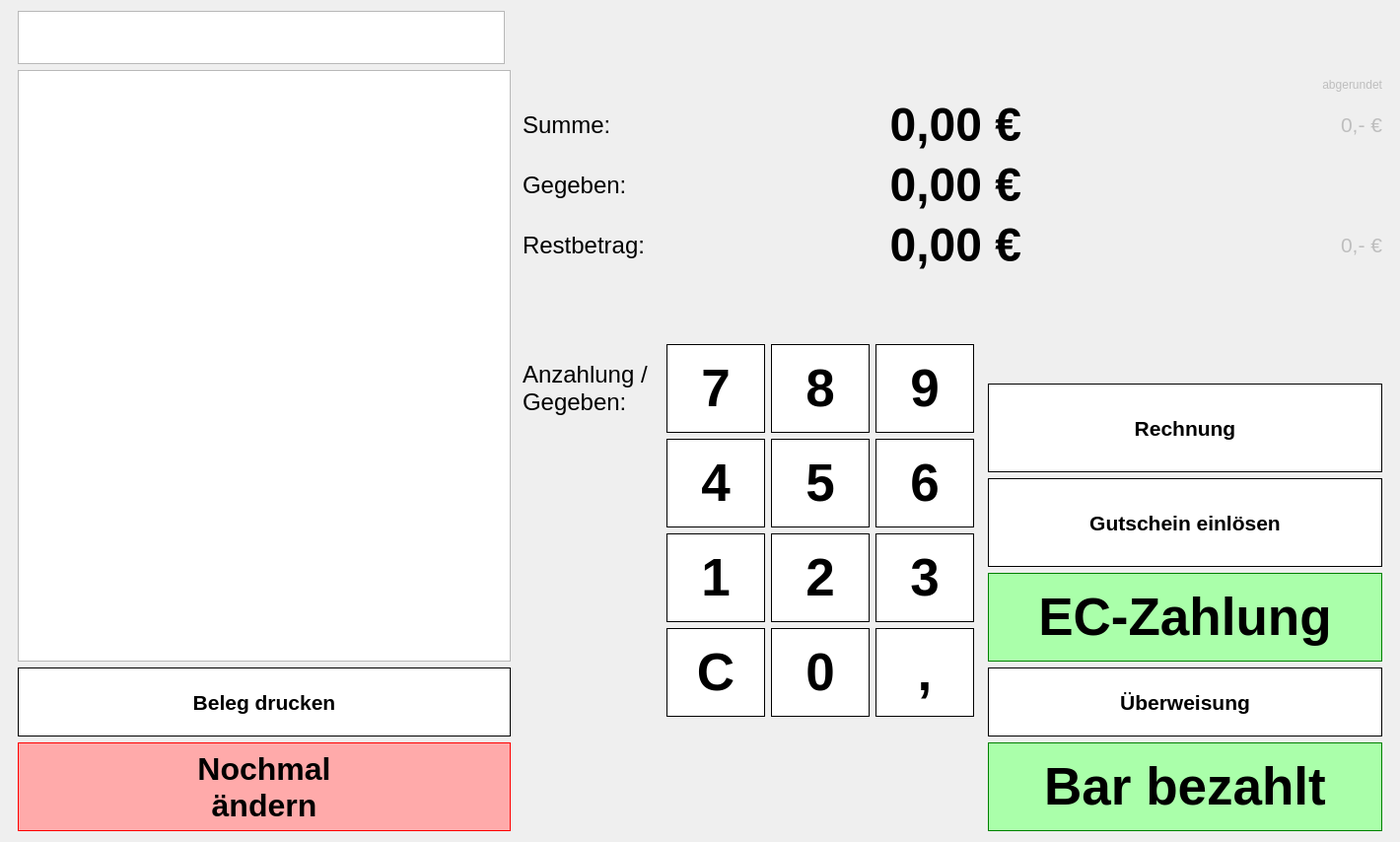
<?xml version="1.0" encoding="UTF-8"?>
<ui version="4.0">
 <class>Form</class>
 <widget class="QWidget" name="Form">
  <property name="geometry">
   <rect>
    <x>0</x>
    <y>0</y>
    <width>1420</width>
    <height>854</height>
   </rect>
  </property>
  <property name="windowTitle">
   <string>Form</string>
  </property>
  <layout class="QGridLayout" name="gridLayout_4">
   <item row="0" column="2">
    <spacer name="horizontalSpacer_2">
     <property name="orientation">
      <enum>Qt::Horizontal</enum>
     </property>
     <property name="sizeHint" stdset="0">
      <size>
       <width>72</width>
       <height>20</height>
      </size>
     </property>
    </spacer>
   </item>
   <item row="0" column="0">
    <spacer name="horizontalSpacer">
     <property name="orientation">
      <enum>Qt::Horizontal</enum>
     </property>
     <property name="sizeHint" stdset="0">
      <size>
       <width>73</width>
       <height>20</height>
      </size>
     </property>
    </spacer>
   </item>
   <item row="0" column="3">
    <layout class="QGridLayout" name="gridLayout_5">
     <item row="3" column="0">
      <layout class="QGridLayout" name="gridLayout">
       <item row="0" column="1">
        <widget class="QPushButton" name="button_7">
         <property name="sizePolicy">
          <sizepolicy hsizetype="Fixed" vsizetype="Fixed">
           <horstretch>0</horstretch>
           <verstretch>0</verstretch>
          </sizepolicy>
         </property>
         <property name="minimumSize">
          <size>
           <width>100</width>
           <height>90</height>
          </size>
         </property>
         <property name="font">
          <font>
           <pointsize>40</pointsize>
           <weight>75</weight>
           <bold>true</bold>
          </font>
         </property>
         <property name="focusPolicy">
          <enum>Qt::NoFocus</enum>
         </property>
         <property name="styleSheet">
          <string notr="true">border: 1px solid black; background-color: white;</string>
         </property>
         <property name="text">
          <string>7</string>
         </property>
         <property name="shortcut">
          <string>7</string>
         </property>
        </widget>
       </item>
       <item row="0" column="3">
        <widget class="QPushButton" name="button_8">
         <property name="sizePolicy">
          <sizepolicy hsizetype="Fixed" vsizetype="Fixed">
           <horstretch>0</horstretch>
           <verstretch>0</verstretch>
          </sizepolicy>
         </property>
         <property name="minimumSize">
          <size>
           <width>100</width>
           <height>90</height>
          </size>
         </property>
         <property name="font">
          <font>
           <pointsize>40</pointsize>
           <weight>75</weight>
           <bold>true</bold>
          </font>
         </property>
         <property name="focusPolicy">
          <enum>Qt::NoFocus</enum>
         </property>
         <property name="styleSheet">
          <string notr="true">border: 1px solid black; background-color: white;</string>
         </property>
         <property name="text">
          <string>8</string>
         </property>
         <property name="shortcut">
          <string>8</string>
         </property>
        </widget>
       </item>
       <item row="0" column="4">
        <widget class="QPushButton" name="button_9">
         <property name="sizePolicy">
          <sizepolicy hsizetype="Fixed" vsizetype="Fixed">
           <horstretch>0</horstretch>
           <verstretch>0</verstretch>
          </sizepolicy>
         </property>
         <property name="minimumSize">
          <size>
           <width>100</width>
           <height>90</height>
          </size>
         </property>
         <property name="font">
          <font>
           <pointsize>40</pointsize>
           <weight>75</weight>
           <bold>true</bold>
          </font>
         </property>
         <property name="focusPolicy">
          <enum>Qt::NoFocus</enum>
         </property>
         <property name="styleSheet">
          <string notr="true">border: 1px solid black; background-color: white;</string>
         </property>
         <property name="text">
          <string>9</string>
         </property>
         <property name="shortcut">
          <string>9</string>
         </property>
        </widget>
       </item>
       <item row="1" column="1">
        <widget class="QPushButton" name="button_4">
         <property name="sizePolicy">
          <sizepolicy hsizetype="Fixed" vsizetype="Fixed">
           <horstretch>0</horstretch>
           <verstretch>0</verstretch>
          </sizepolicy>
         </property>
         <property name="minimumSize">
          <size>
           <width>100</width>
           <height>90</height>
          </size>
         </property>
         <property name="font">
          <font>
           <pointsize>40</pointsize>
           <weight>75</weight>
           <bold>true</bold>
          </font>
         </property>
         <property name="focusPolicy">
          <enum>Qt::NoFocus</enum>
         </property>
         <property name="styleSheet">
          <string notr="true">border: 1px solid black; background-color: white;</string>
         </property>
         <property name="text">
          <string>4</string>
         </property>
         <property name="shortcut">
          <string>4</string>
         </property>
        </widget>
       </item>
       <item row="1" column="3">
        <widget class="QPushButton" name="button_5">
         <property name="sizePolicy">
          <sizepolicy hsizetype="Fixed" vsizetype="Fixed">
           <horstretch>0</horstretch>
           <verstretch>0</verstretch>
          </sizepolicy>
         </property>
         <property name="minimumSize">
          <size>
           <width>100</width>
           <height>90</height>
          </size>
         </property>
         <property name="font">
          <font>
           <pointsize>40</pointsize>
           <weight>75</weight>
           <bold>true</bold>
          </font>
         </property>
         <property name="focusPolicy">
          <enum>Qt::NoFocus</enum>
         </property>
         <property name="styleSheet">
          <string notr="true">border: 1px solid black; background-color: white;</string>
         </property>
         <property name="text">
          <string>5</string>
         </property>
         <property name="shortcut">
          <string>5</string>
         </property>
        </widget>
       </item>
       <item row="1" column="4">
        <widget class="QPushButton" name="button_6">
         <property name="sizePolicy">
          <sizepolicy hsizetype="Fixed" vsizetype="Fixed">
           <horstretch>0</horstretch>
           <verstretch>0</verstretch>
          </sizepolicy>
         </property>
         <property name="minimumSize">
          <size>
           <width>100</width>
           <height>90</height>
          </size>
         </property>
         <property name="font">
          <font>
           <pointsize>40</pointsize>
           <weight>75</weight>
           <bold>true</bold>
          </font>
         </property>
         <property name="focusPolicy">
          <enum>Qt::NoFocus</enum>
         </property>
         <property name="styleSheet">
          <string notr="true">border: 1px solid black; background-color: white;</string>
         </property>
         <property name="text">
          <string>6</string>
         </property>
         <property name="shortcut">
          <string>6</string>
         </property>
        </widget>
       </item>
       <item row="2" column="1">
        <widget class="QPushButton" name="button_1">
         <property name="sizePolicy">
          <sizepolicy hsizetype="Fixed" vsizetype="Fixed">
           <horstretch>0</horstretch>
           <verstretch>0</verstretch>
          </sizepolicy>
         </property>
         <property name="minimumSize">
          <size>
           <width>100</width>
           <height>90</height>
          </size>
         </property>
         <property name="font">
          <font>
           <pointsize>40</pointsize>
           <weight>75</weight>
           <bold>true</bold>
          </font>
         </property>
         <property name="focusPolicy">
          <enum>Qt::NoFocus</enum>
         </property>
         <property name="styleSheet">
          <string notr="true">border: 1px solid black; background-color: white;</string>
         </property>
         <property name="text">
          <string>1</string>
         </property>
         <property name="shortcut">
          <string>1</string>
         </property>
        </widget>
       </item>
       <item row="2" column="3">
        <widget class="QPushButton" name="button_2">
         <property name="sizePolicy">
          <sizepolicy hsizetype="Fixed" vsizetype="Fixed">
           <horstretch>0</horstretch>
           <verstretch>0</verstretch>
          </sizepolicy>
         </property>
         <property name="minimumSize">
          <size>
           <width>100</width>
           <height>90</height>
          </size>
         </property>
         <property name="font">
          <font>
           <pointsize>40</pointsize>
           <weight>75</weight>
           <bold>true</bold>
          </font>
         </property>
         <property name="focusPolicy">
          <enum>Qt::NoFocus</enum>
         </property>
         <property name="styleSheet">
          <string notr="true">border: 1px solid black; background-color: white;</string>
         </property>
         <property name="text">
          <string>2</string>
         </property>
         <property name="shortcut">
          <string>2</string>
         </property>
        </widget>
       </item>
       <item row="2" column="4">
        <widget class="QPushButton" name="button_3">
         <property name="sizePolicy">
          <sizepolicy hsizetype="Fixed" vsizetype="Fixed">
           <horstretch>0</horstretch>
           <verstretch>0</verstretch>
          </sizepolicy>
         </property>
         <property name="minimumSize">
          <size>
           <width>100</width>
           <height>90</height>
          </size>
         </property>
         <property name="font">
          <font>
           <pointsize>40</pointsize>
           <weight>75</weight>
           <bold>true</bold>
          </font>
         </property>
         <property name="focusPolicy">
          <enum>Qt::NoFocus</enum>
         </property>
         <property name="styleSheet">
          <string notr="true">border: 1px solid black; background-color: white;</string>
         </property>
         <property name="text">
          <string>3</string>
         </property>
         <property name="shortcut">
          <string>3</string>
         </property>
        </widget>
       </item>
       <item row="3" column="3">
        <widget class="QPushButton" name="button_0">
         <property name="sizePolicy">
          <sizepolicy hsizetype="Fixed" vsizetype="Fixed">
           <horstretch>0</horstretch>
           <verstretch>0</verstretch>
          </sizepolicy>
         </property>
         <property name="minimumSize">
          <size>
           <width>100</width>
           <height>90</height>
          </size>
         </property>
         <property name="font">
          <font>
           <pointsize>40</pointsize>
           <weight>75</weight>
           <bold>true</bold>
          </font>
         </property>
         <property name="focusPolicy">
          <enum>Qt::NoFocus</enum>
         </property>
         <property name="styleSheet">
          <string notr="true">border: 1px solid black; background-color: white;</string>
         </property>
         <property name="text">
          <string>0</string>
         </property>
         <property name="shortcut">
          <string>0</string>
         </property>
        </widget>
       </item>
       <item row="3" column="4">
        <widget class="QPushButton" name="button_comma">
         <property name="sizePolicy">
          <sizepolicy hsizetype="Fixed" vsizetype="Fixed">
           <horstretch>0</horstretch>
           <verstretch>0</verstretch>
          </sizepolicy>
         </property>
         <property name="minimumSize">
          <size>
           <width>100</width>
           <height>90</height>
          </size>
         </property>
         <property name="font">
          <font>
           <pointsize>40</pointsize>
           <weight>75</weight>
           <bold>true</bold>
          </font>
         </property>
         <property name="focusPolicy">
          <enum>Qt::NoFocus</enum>
         </property>
         <property name="styleSheet">
          <string notr="true">border: 1px solid black; background-color: white;</string>
         </property>
         <property name="text">
          <string>,</string>
         </property>
         <property name="shortcut">
          <string>Backspace</string>
         </property>
        </widget>
       </item>
       <item row="3" column="1">
        <widget class="QPushButton" name="button_delete">
         <property name="sizePolicy">
          <sizepolicy hsizetype="Fixed" vsizetype="Fixed">
           <horstretch>0</horstretch>
           <verstretch>0</verstretch>
          </sizepolicy>
         </property>
         <property name="minimumSize">
          <size>
           <width>100</width>
           <height>90</height>
          </size>
         </property>
         <property name="font">
          <font>
           <pointsize>40</pointsize>
           <weight>75</weight>
           <bold>true</bold>
          </font>
         </property>
         <property name="focusPolicy">
          <enum>Qt::NoFocus</enum>
         </property>
         <property name="styleSheet">
          <string notr="true">border: 1px solid black; background-color: white;</string>
         </property>
         <property name="text">
          <string>C</string>
         </property>
         <property name="shortcut">
          <string>Backspace</string>
         </property>
        </widget>
       </item>
       <item row="3" column="0">
        <spacer name="horizontalSpacer_4">
         <property name="orientation">
          <enum>Qt::Horizontal</enum>
         </property>
         <property name="sizeHint" stdset="0">
          <size>
           <width>72</width>
           <height>20</height>
          </size>
         </property>
        </spacer>
       </item>
       <item row="3" column="5">
        <spacer name="horizontalSpacer_5">
         <property name="orientation">
          <enum>Qt::Horizontal</enum>
         </property>
         <property name="sizeHint" stdset="0">
          <size>
           <width>73</width>
           <height>20</height>
          </size>
         </property>
        </spacer>
       </item>
       <item row="0" column="0">
        <widget class="QLabel" name="label_rest_text_2">
         <property name="sizePolicy">
          <sizepolicy hsizetype="Fixed" vsizetype="Preferred">
           <horstretch>0</horstretch>
           <verstretch>0</verstretch>
          </sizepolicy>
         </property>
         <property name="minimumSize">
          <size>
           <width>140</width>
           <height>0</height>
          </size>
         </property>
         <property name="font">
          <font>
           <pointsize>18</pointsize>
          </font>
         </property>
         <property name="text">
          <string>Anzahlung /
Gegeben:</string>
         </property>
        </widget>
       </item>
      </layout>
     </item>
     <item row="4" column="0">
      <spacer name="verticalSpacer_5">
       <property name="orientation">
        <enum>Qt::Vertical</enum>
       </property>
       <property name="sizeHint" stdset="0">
        <size>
         <width>20</width>
         <height>40</height>
        </size>
       </property>
      </spacer>
     </item>
     <item row="2" column="0">
      <spacer name="verticalSpacer_4">
       <property name="orientation">
        <enum>Qt::Vertical</enum>
       </property>
       <property name="sizeHint" stdset="0">
        <size>
         <width>20</width>
         <height>40</height>
        </size>
       </property>
      </spacer>
     </item>
     <item row="0" column="0">
      <spacer name="verticalSpacer_6">
       <property name="orientation">
        <enum>Qt::Vertical</enum>
       </property>
       <property name="sizeHint" stdset="0">
        <size>
         <width>20</width>
         <height>40</height>
        </size>
       </property>
      </spacer>
     </item>
     <item row="3" column="1" rowspan="2">
      <layout class="QVBoxLayout" name="verticalLayout_2">
       <item>
        <spacer name="verticalSpacer">
         <property name="orientation">
          <enum>Qt::Vertical</enum>
         </property>
         <property name="sizeHint" stdset="0">
          <size>
           <width>20</width>
           <height>40</height>
          </size>
         </property>
        </spacer>
       </item>
       <item>
        <widget class="QPushButton" name="button_rechnung">
         <property name="sizePolicy">
          <sizepolicy hsizetype="MinimumExpanding" vsizetype="Fixed">
           <horstretch>0</horstretch>
           <verstretch>0</verstretch>
          </sizepolicy>
         </property>
         <property name="minimumSize">
          <size>
           <width>160</width>
           <height>90</height>
          </size>
         </property>
         <property name="font">
          <font>
           <pointsize>16</pointsize>
           <weight>75</weight>
           <bold>true</bold>
           <kerning>false</kerning>
          </font>
         </property>
         <property name="focusPolicy">
          <enum>Qt::NoFocus</enum>
         </property>
         <property name="styleSheet">
          <string notr="true">border: 1px solid black; background-color: white;</string>
         </property>
         <property name="text">
          <string>Rechnung</string>
         </property>
         <property name="shortcut">
          <string>Enter</string>
         </property>
         <property name="autoDefault">
          <bool>true</bool>
         </property>
         <property name="default">
          <bool>true</bool>
         </property>
        </widget>
       </item>
       <item>
        <widget class="QPushButton" name="button_gutschein">
         <property name="sizePolicy">
          <sizepolicy hsizetype="MinimumExpanding" vsizetype="Fixed">
           <horstretch>0</horstretch>
           <verstretch>0</verstretch>
          </sizepolicy>
         </property>
         <property name="minimumSize">
          <size>
           <width>160</width>
           <height>90</height>
          </size>
         </property>
         <property name="font">
          <font>
           <pointsize>16</pointsize>
           <weight>75</weight>
           <bold>true</bold>
           <kerning>false</kerning>
          </font>
         </property>
         <property name="focusPolicy">
          <enum>Qt::NoFocus</enum>
         </property>
         <property name="styleSheet">
          <string notr="true">border: 1px solid black; background-color: white;</string>
         </property>
         <property name="text">
          <string>Gutschein einlösen</string>
         </property>
         <property name="shortcut">
          <string>Enter</string>
         </property>
         <property name="autoDefault">
          <bool>true</bool>
         </property>
         <property name="default">
          <bool>true</bool>
         </property>
        </widget>
       </item>
       <item>
        <widget class="QPushButton" name="button_ec_zahlung">
         <property name="sizePolicy">
          <sizepolicy hsizetype="MinimumExpanding" vsizetype="Fixed">
           <horstretch>0</horstretch>
           <verstretch>0</verstretch>
          </sizepolicy>
         </property>
         <property name="minimumSize">
          <size>
           <width>400</width>
           <height>90</height>
          </size>
         </property>
         <property name="palette">
          <palette>
           <active>
            <colorrole role="Button">
             <brush brushstyle="SolidPattern">
              <color alpha="255">
               <red>170</red>
               <green>255</green>
               <blue>170</blue>
              </color>
             </brush>
            </colorrole>
            <colorrole role="Base">
             <brush brushstyle="SolidPattern">
              <color alpha="255">
               <red>170</red>
               <green>255</green>
               <blue>170</blue>
              </color>
             </brush>
            </colorrole>
            <colorrole role="Window">
             <brush brushstyle="SolidPattern">
              <color alpha="255">
               <red>170</red>
               <green>255</green>
               <blue>170</blue>
              </color>
             </brush>
            </colorrole>
           </active>
           <inactive>
            <colorrole role="Button">
             <brush brushstyle="SolidPattern">
              <color alpha="255">
               <red>170</red>
               <green>255</green>
               <blue>170</blue>
              </color>
             </brush>
            </colorrole>
            <colorrole role="Base">
             <brush brushstyle="SolidPattern">
              <color alpha="255">
               <red>170</red>
               <green>255</green>
               <blue>170</blue>
              </color>
             </brush>
            </colorrole>
            <colorrole role="Window">
             <brush brushstyle="SolidPattern">
              <color alpha="255">
               <red>170</red>
               <green>255</green>
               <blue>170</blue>
              </color>
             </brush>
            </colorrole>
           </inactive>
           <disabled>
            <colorrole role="Button">
             <brush brushstyle="SolidPattern">
              <color alpha="255">
               <red>170</red>
               <green>255</green>
               <blue>170</blue>
              </color>
             </brush>
            </colorrole>
            <colorrole role="Base">
             <brush brushstyle="SolidPattern">
              <color alpha="255">
               <red>170</red>
               <green>255</green>
               <blue>170</blue>
              </color>
             </brush>
            </colorrole>
            <colorrole role="Window">
             <brush brushstyle="SolidPattern">
              <color alpha="255">
               <red>170</red>
               <green>255</green>
               <blue>170</blue>
              </color>
             </brush>
            </colorrole>
           </disabled>
          </palette>
         </property>
         <property name="font">
          <font>
           <pointsize>40</pointsize>
           <weight>75</weight>
           <bold>true</bold>
           <kerning>false</kerning>
          </font>
         </property>
         <property name="focusPolicy">
          <enum>Qt::NoFocus</enum>
         </property>
         <property name="styleSheet">
          <string notr="true">border: 1px solid green; background-color: #afa;</string>
         </property>
         <property name="text">
          <string>EC-Zahlung</string>
         </property>
         <property name="shortcut">
          <string>Enter</string>
         </property>
         <property name="autoDefault">
          <bool>true</bool>
         </property>
         <property name="default">
          <bool>true</bool>
         </property>
        </widget>
       </item>
       <item>
        <widget class="QPushButton" name="button_ueberweisung">
         <property name="sizePolicy">
          <sizepolicy hsizetype="MinimumExpanding" vsizetype="Fixed">
           <horstretch>0</horstretch>
           <verstretch>0</verstretch>
          </sizepolicy>
         </property>
         <property name="minimumSize">
          <size>
           <width>200</width>
           <height>70</height>
          </size>
         </property>
         <property name="font">
          <font>
           <pointsize>16</pointsize>
           <weight>75</weight>
           <bold>true</bold>
           <kerning>false</kerning>
          </font>
         </property>
         <property name="focusPolicy">
          <enum>Qt::NoFocus</enum>
         </property>
         <property name="styleSheet">
          <string notr="true">border: 1px solid black; background-color: white;</string>
         </property>
         <property name="text">
          <string>Überweisung</string>
         </property>
         <property name="shortcut">
          <string>Enter</string>
         </property>
         <property name="autoDefault">
          <bool>true</bool>
         </property>
         <property name="default">
          <bool>true</bool>
         </property>
        </widget>
       </item>
       <item>
        <widget class="QPushButton" name="button_barzahlung">
         <property name="sizePolicy">
          <sizepolicy hsizetype="MinimumExpanding" vsizetype="Fixed">
           <horstretch>0</horstretch>
           <verstretch>0</verstretch>
          </sizepolicy>
         </property>
         <property name="minimumSize">
          <size>
           <width>200</width>
           <height>90</height>
          </size>
         </property>
         <property name="palette">
          <palette>
           <active>
            <colorrole role="Button">
             <brush brushstyle="SolidPattern">
              <color alpha="255">
               <red>170</red>
               <green>255</green>
               <blue>170</blue>
              </color>
             </brush>
            </colorrole>
            <colorrole role="Base">
             <brush brushstyle="SolidPattern">
              <color alpha="255">
               <red>170</red>
               <green>255</green>
               <blue>170</blue>
              </color>
             </brush>
            </colorrole>
            <colorrole role="Window">
             <brush brushstyle="SolidPattern">
              <color alpha="255">
               <red>170</red>
               <green>255</green>
               <blue>170</blue>
              </color>
             </brush>
            </colorrole>
           </active>
           <inactive>
            <colorrole role="Button">
             <brush brushstyle="SolidPattern">
              <color alpha="255">
               <red>170</red>
               <green>255</green>
               <blue>170</blue>
              </color>
             </brush>
            </colorrole>
            <colorrole role="Base">
             <brush brushstyle="SolidPattern">
              <color alpha="255">
               <red>170</red>
               <green>255</green>
               <blue>170</blue>
              </color>
             </brush>
            </colorrole>
            <colorrole role="Window">
             <brush brushstyle="SolidPattern">
              <color alpha="255">
               <red>170</red>
               <green>255</green>
               <blue>170</blue>
              </color>
             </brush>
            </colorrole>
           </inactive>
           <disabled>
            <colorrole role="Button">
             <brush brushstyle="SolidPattern">
              <color alpha="255">
               <red>170</red>
               <green>255</green>
               <blue>170</blue>
              </color>
             </brush>
            </colorrole>
            <colorrole role="Base">
             <brush brushstyle="SolidPattern">
              <color alpha="255">
               <red>170</red>
               <green>255</green>
               <blue>170</blue>
              </color>
             </brush>
            </colorrole>
            <colorrole role="Window">
             <brush brushstyle="SolidPattern">
              <color alpha="255">
               <red>170</red>
               <green>255</green>
               <blue>170</blue>
              </color>
             </brush>
            </colorrole>
           </disabled>
          </palette>
         </property>
         <property name="font">
          <font>
           <pointsize>40</pointsize>
           <weight>75</weight>
           <bold>true</bold>
           <kerning>false</kerning>
          </font>
         </property>
         <property name="focusPolicy">
          <enum>Qt::NoFocus</enum>
         </property>
         <property name="styleSheet">
          <string notr="true">border: 1px solid green; background-color: #afa;</string>
         </property>
         <property name="text">
          <string>Bar bezahlt</string>
         </property>
         <property name="shortcut">
          <string>Enter</string>
         </property>
         <property name="autoDefault">
          <bool>true</bool>
         </property>
         <property name="default">
          <bool>true</bool>
         </property>
        </widget>
       </item>
      </layout>
     </item>
     <item row="1" column="0" colspan="2">
      <layout class="QGridLayout" name="gridLayout_2">
       <item row="5" column="1">
        <widget class="QLabel" name="label_rest">
         <property name="minimumSize">
          <size>
           <width>250</width>
           <height>0</height>
          </size>
         </property>
         <property name="font">
          <font>
           <pointsize>36</pointsize>
           <weight>75</weight>
           <bold>true</bold>
          </font>
         </property>
         <property name="text">
          <string>0,00 €</string>
         </property>
         <property name="alignment">
          <set>Qt::AlignRight|Qt::AlignTrailing|Qt::AlignVCenter</set>
         </property>
        </widget>
       </item>
       <item row="2" column="0">
        <widget class="QLabel" name="label_2">
         <property name="font">
          <font>
           <pointsize>18</pointsize>
          </font>
         </property>
         <property name="text">
          <string>Summe:</string>
         </property>
        </widget>
       </item>
       <item row="4" column="0">
        <widget class="QLabel" name="label">
         <property name="font">
          <font>
           <pointsize>18</pointsize>
          </font>
         </property>
         <property name="text">
          <string>Gegeben:</string>
         </property>
        </widget>
       </item>
       <item row="5" column="0">
        <widget class="QLabel" name="label_rest_text">
         <property name="sizePolicy">
          <sizepolicy hsizetype="Fixed" vsizetype="Preferred">
           <horstretch>0</horstretch>
           <verstretch>0</verstretch>
          </sizepolicy>
         </property>
         <property name="minimumSize">
          <size>
           <width>140</width>
           <height>0</height>
          </size>
         </property>
         <property name="font">
          <font>
           <pointsize>18</pointsize>
          </font>
         </property>
         <property name="text">
          <string>Restbetrag:</string>
         </property>
        </widget>
       </item>
       <item row="4" column="1">
        <widget class="QLabel" name="label_gegeben">
         <property name="minimumSize">
          <size>
           <width>250</width>
           <height>0</height>
          </size>
         </property>
         <property name="font">
          <font>
           <pointsize>36</pointsize>
           <weight>75</weight>
           <bold>true</bold>
          </font>
         </property>
         <property name="text">
          <string>0,00 €</string>
         </property>
         <property name="alignment">
          <set>Qt::AlignRight|Qt::AlignTrailing|Qt::AlignVCenter</set>
         </property>
        </widget>
       </item>
       <item row="2" column="1">
        <widget class="QLabel" name="label_rechnungsbetrag">
         <property name="minimumSize">
          <size>
           <width>250</width>
           <height>0</height>
          </size>
         </property>
         <property name="font">
          <font>
           <pointsize>36</pointsize>
           <weight>75</weight>
           <bold>true</bold>
          </font>
         </property>
         <property name="text">
          <string>0,00 €</string>
         </property>
         <property name="alignment">
          <set>Qt::AlignRight|Qt::AlignTrailing|Qt::AlignVCenter</set>
         </property>
        </widget>
       </item>
       <item row="2" column="2">
        <widget class="QLabel" name="label_rechnungsbetrag_abgerundet">
         <property name="enabled">
          <bool>false</bool>
         </property>
         <property name="minimumSize">
          <size>
           <width>250</width>
           <height>0</height>
          </size>
         </property>
         <property name="font">
          <font>
           <pointsize>16</pointsize>
          </font>
         </property>
         <property name="text">
          <string>0,- €</string>
         </property>
         <property name="alignment">
          <set>Qt::AlignRight|Qt::AlignTrailing|Qt::AlignVCenter</set>
         </property>
        </widget>
       </item>
       <item row="1" column="2">
        <widget class="QLabel" name="label_5">
         <property name="enabled">
          <bool>false</bool>
         </property>
         <property name="text">
          <string>abgerundet</string>
         </property>
         <property name="alignment">
          <set>Qt::AlignRight|Qt::AlignTrailing|Qt::AlignVCenter</set>
         </property>
        </widget>
       </item>
       <item row="5" column="2">
        <widget class="QLabel" name="label_rest_abgerundet">
         <property name="enabled">
          <bool>false</bool>
         </property>
         <property name="minimumSize">
          <size>
           <width>250</width>
           <height>0</height>
          </size>
         </property>
         <property name="font">
          <font>
           <pointsize>16</pointsize>
          </font>
         </property>
         <property name="text">
          <string>0,- €</string>
         </property>
         <property name="alignment">
          <set>Qt::AlignRight|Qt::AlignTrailing|Qt::AlignVCenter</set>
         </property>
        </widget>
       </item>
      </layout>
     </item>
    </layout>
   </item>
   <item row="0" column="4">
    <spacer name="horizontalSpacer_3">
     <property name="orientation">
      <enum>Qt::Horizontal</enum>
     </property>
     <property name="sizeHint" stdset="0">
      <size>
       <width>73</width>
       <height>20</height>
      </size>
     </property>
    </spacer>
   </item>
   <item row="0" column="1">
    <layout class="QGridLayout" name="gridLayout_3">
     <item row="1" column="0" colspan="2">
      <widget class="QTextBrowser" name="textBrowser">
       <property name="minimumSize">
        <size>
         <width>500</width>
         <height>600</height>
        </size>
       </property>
      </widget>
     </item>
     <item row="6" column="0" colspan="2">
      <widget class="QPushButton" name="button_drucken">
       <property name="sizePolicy">
        <sizepolicy hsizetype="MinimumExpanding" vsizetype="Fixed">
         <horstretch>0</horstretch>
         <verstretch>0</verstretch>
        </sizepolicy>
       </property>
       <property name="minimumSize">
        <size>
         <width>200</width>
         <height>70</height>
        </size>
       </property>
       <property name="font">
        <font>
         <pointsize>16</pointsize>
         <weight>75</weight>
         <bold>true</bold>
         <kerning>false</kerning>
        </font>
       </property>
       <property name="focusPolicy">
        <enum>Qt::NoFocus</enum>
       </property>
       <property name="styleSheet">
        <string notr="true">border: 1px solid black; background-color: white;</string>
       </property>
       <property name="text">
        <string>Beleg drucken</string>
       </property>
       <property name="shortcut">
        <string>Enter</string>
       </property>
       <property name="autoDefault">
        <bool>true</bool>
       </property>
       <property name="default">
        <bool>true</bool>
       </property>
      </widget>
     </item>
     <item row="7" column="0" colspan="2">
      <widget class="QPushButton" name="button_zurueck">
       <property name="sizePolicy">
        <sizepolicy hsizetype="MinimumExpanding" vsizetype="Fixed">
         <horstretch>0</horstretch>
         <verstretch>0</verstretch>
        </sizepolicy>
       </property>
       <property name="minimumSize">
        <size>
         <width>200</width>
         <height>90</height>
        </size>
       </property>
       <property name="font">
        <font>
         <pointsize>24</pointsize>
         <weight>75</weight>
         <bold>true</bold>
         <kerning>false</kerning>
        </font>
       </property>
       <property name="focusPolicy">
        <enum>Qt::NoFocus</enum>
       </property>
       <property name="styleSheet">
        <string notr="true">border: 1px solid red; background-color: #faa;</string>
       </property>
       <property name="text">
        <string>Nochmal
ändern</string>
       </property>
       <property name="shortcut">
        <string>Enter</string>
       </property>
       <property name="autoDefault">
        <bool>true</bool>
       </property>
       <property name="default">
        <bool>true</bool>
       </property>
      </widget>
     </item>
     <item row="0" column="0">
      <widget class="QListWidget" name="listWidget_kundenhinweise">
       <property name="sizePolicy">
        <sizepolicy hsizetype="Expanding" vsizetype="MinimumExpanding">
         <horstretch>0</horstretch>
         <verstretch>0</verstretch>
        </sizepolicy>
       </property>
       <property name="minimumSize">
        <size>
         <width>0</width>
         <height>50</height>
        </size>
       </property>
       <property name="maximumSize">
        <size>
         <width>16777215</width>
         <height>100</height>
        </size>
       </property>
       <property name="font">
        <font>
         <pointsize>12</pointsize>
        </font>
       </property>
      </widget>
     </item>
    </layout>
   </item>
  </layout>
 </widget>
 <resources/>
 <connections/>
</ui>
